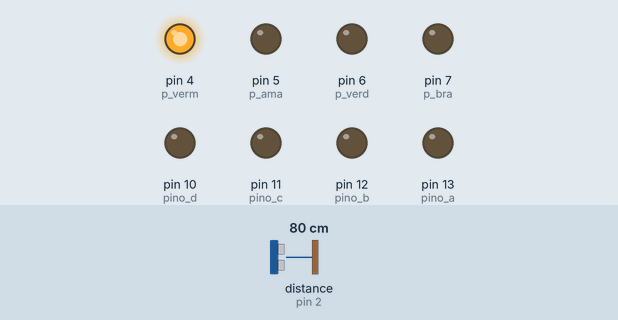
Bench run of a sketch on a simulated Arduino Uno, built with avr-gcc and run on an emulated ATmega328P. Parts: output pins drawn as LEDs (lit = HIGH). Wiring (inferred from the names in the program): ultrasonic range finder: trigger pin 3; echo pin 2. The inputs (shaded band) are chosen by the test bench; at power-on: distance to the obstacle (sensor on pin 2) 80 cm. The echo pulse lasts 58.3 µs per cm; pins used as bus, display or sensor lines are not drawn.

Above: at 1.3 s.
1.4 s: distance to the obstacle (sensor on pin 2) set to 2 cm
At 2.4 s:
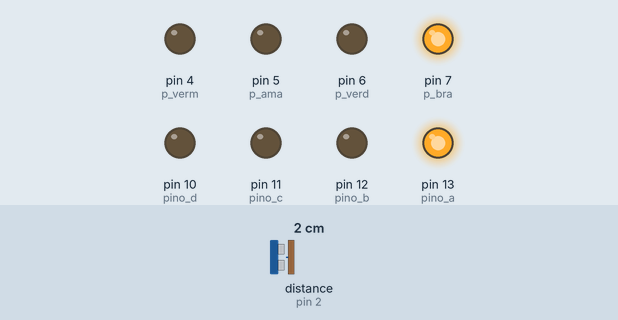
3.0 s: distance to the obstacle (sensor on pin 2) set to 4 cm
At 3.6 s:
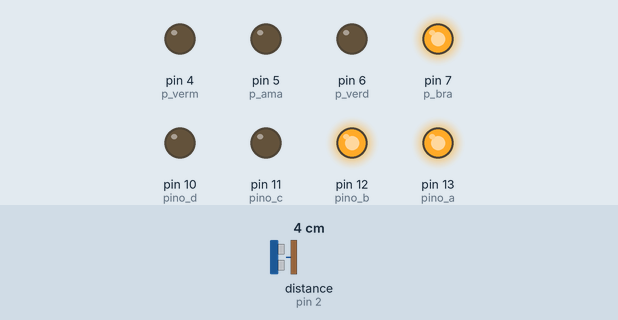
4.5 s: distance to the obstacle (sensor on pin 2) set to 9 cm
At 4.9 s:
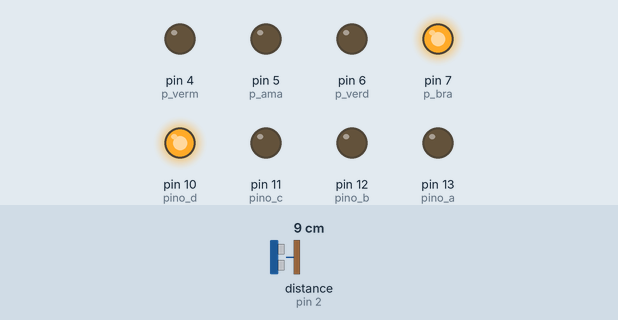
6.0 s: distance to the obstacle (sensor on pin 2) set to 18 cm
At 7.2 s:
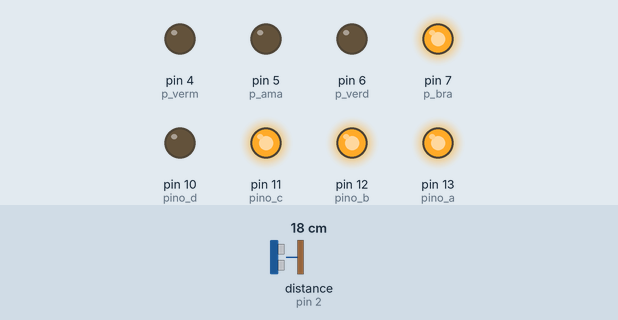
7.5 s: distance to the obstacle (sensor on pin 2) set to 35 cm
At 8.7 s:
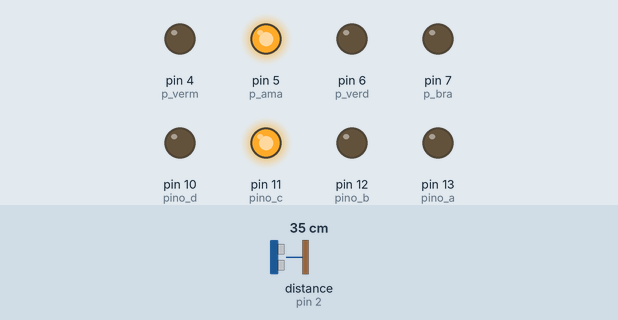
9.0 s: distance to the obstacle (sensor on pin 2) set to 60 cm
At 10.2 s:
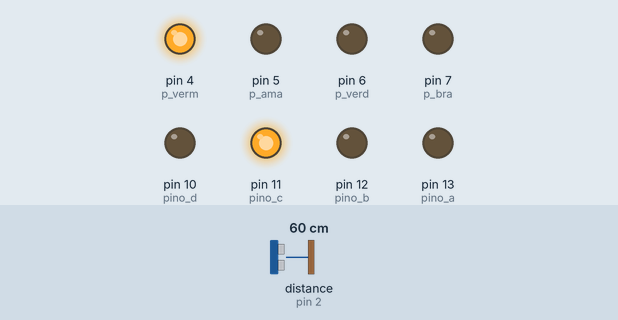
Timing chart, 0 to 11.5 s (numbered marks = the images above; inputs shaded):
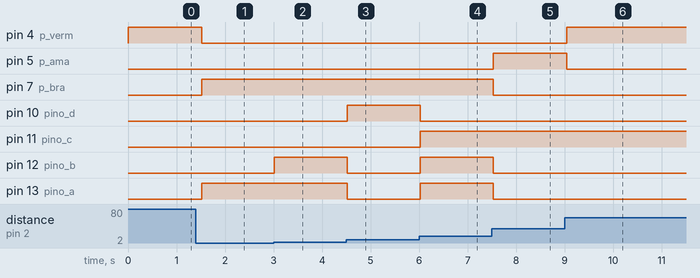

The sketch:

Trena_Eletrica.ino
```cpp
const int ECHO = 2;
const int TRIG = 3;

const int p_verm = 4;
const int p_ama = 5;
const int p_verd = 6;
const int p_bra = 7;

const int pino_a = 13;
const int pino_b = 12;
const int pino_c = 11;
const int pino_d = 10;


void setup() {
  pinMode(TRIG, OUTPUT);
  pinMode(ECHO, INPUT);
  pinMode(p_verm,OUTPUT);
  pinMode(p_ama,OUTPUT);
  pinMode(p_verd,OUTPUT);
  pinMode(p_bra,OUTPUT);
  pinMode(pino_a,OUTPUT);
  pinMode(pino_b,OUTPUT);
  pinMode(pino_c,OUTPUT);
  pinMode(pino_d,OUTPUT);
}

void loop() {
  int distancia = medirDistancia(TRIG, ECHO);
  if(distancia/40 >= 1){
    digitalWrite(p_verm, HIGH);
    digitalWrite(p_ama, LOW);
    digitalWrite(p_verd, LOW);
    digitalWrite(p_bra, LOW);

    int resto = distancia%40;
    unidade(resto);
    }

  else if(distancia/30 >= 1){
    digitalWrite(p_verm, LOW);
    digitalWrite(p_ama, HIGH);
    digitalWrite(p_verd, LOW);
    digitalWrite(p_bra, LOW);

    int resto = distancia%30;
    unidade(resto);
    }

   else if(distancia/20 >= 1){
    digitalWrite(p_verm, LOW);
    digitalWrite(p_ama, LOW);
    digitalWrite(p_verd, HIGH);
    digitalWrite(p_bra, LOW);

    int resto = distancia%20;
    unidade(resto);
    }

    else{
    digitalWrite(p_verm, LOW);
    digitalWrite(p_ama, LOW);
    digitalWrite(p_verd, LOW);
    digitalWrite(p_bra, HIGH);

    int resto = distancia%10;
    unidade(resto);
    }

    delay(500);

}

int medirDistancia(int TRIG, int ECHO){
  digitalWrite(TRIG, LOW);
  delayMicroseconds(2);
  digitalWrite(TRIG, HIGH);
  delayMicroseconds(10);
  digitalWrite(TRIG, LOW);

  return pulseIn(ECHO, HIGH)/58;
  }


void unidade(int resto){

  switch(resto){

  case 1:
        digitalWrite(pino_a, HIGH);
        digitalWrite(pino_b, LOW);
        digitalWrite(pino_c, LOW);
        digitalWrite(pino_d, LOW);
       break;

       case 2:
        digitalWrite(pino_a, LOW);
        digitalWrite(pino_b, HIGH);
        digitalWrite(pino_c, LOW);
        digitalWrite(pino_d, LOW);
       break;

       case 3:
        digitalWrite(pino_a, HIGH);
        digitalWrite(pino_b, HIGH);
        digitalWrite(pino_c, LOW);
        digitalWrite(pino_d, LOW);
       break;

       case 4:
        digitalWrite(pino_a, LOW);
        digitalWrite(pino_b, LOW);
        digitalWrite(pino_c, HIGH);
        digitalWrite(pino_d, LOW);
       break;

       case 5:
        digitalWrite(pino_a, HIGH);
        digitalWrite(pino_b, LOW);
        digitalWrite(pino_c, HIGH);
        digitalWrite(pino_d, LOW);
       break;

       case 6:
        digitalWrite(pino_a, HIGH);
        digitalWrite(pino_b, HIGH);
        digitalWrite(pino_c, HIGH);
        digitalWrite(pino_d, LOW);
       break;


      case 7:
        digitalWrite(pino_a, HIGH);
        digitalWrite(pino_b, HIGH);
        digitalWrite(pino_c, HIGH);
        digitalWrite(pino_d, LOW);
       break;


      case 8:
        digitalWrite(pino_a, LOW);
        digitalWrite(pino_b, LOW);
        digitalWrite(pino_c, LOW);
        digitalWrite(pino_d, HIGH);
       break;

       case 9:
        digitalWrite(pino_a, HIGH);
        digitalWrite(pino_b, LOW);
        digitalWrite(pino_c, LOW);
        digitalWrite(pino_d, HIGH);
       break;

  }
  }
```

Measured:
- after the input at 1.4 s, pin 4 (p_verm): HIGH → LOW after 0.12 s; pin 7 (p_bra), pin 13 (pino_a): LOW → HIGH after 0.12 s
- after the input at 3.0 s, pin 12 (pino_b): LOW → HIGH at once
- after the input at 4.5 s, pin 10 (pino_d): LOW → HIGH at once; pin 12 (pino_b), pin 13 (pino_a): HIGH → LOW at once
- after the input at 6.0 s, pin 10 (pino_d): HIGH → LOW at once; pin 11 (pino_c), pin 12 (pino_b), pin 13 (pino_a): LOW → HIGH at once
- after the input at 7.5 s, pin 5 (p_ama): LOW → HIGH at once; pin 7 (p_bra), pin 12 (pino_b), pin 13 (pino_a): HIGH → LOW at once
- after the input at 9.0 s, pin 4 (p_verm): LOW → HIGH at once; pin 5 (p_ama): HIGH → LOW at once
